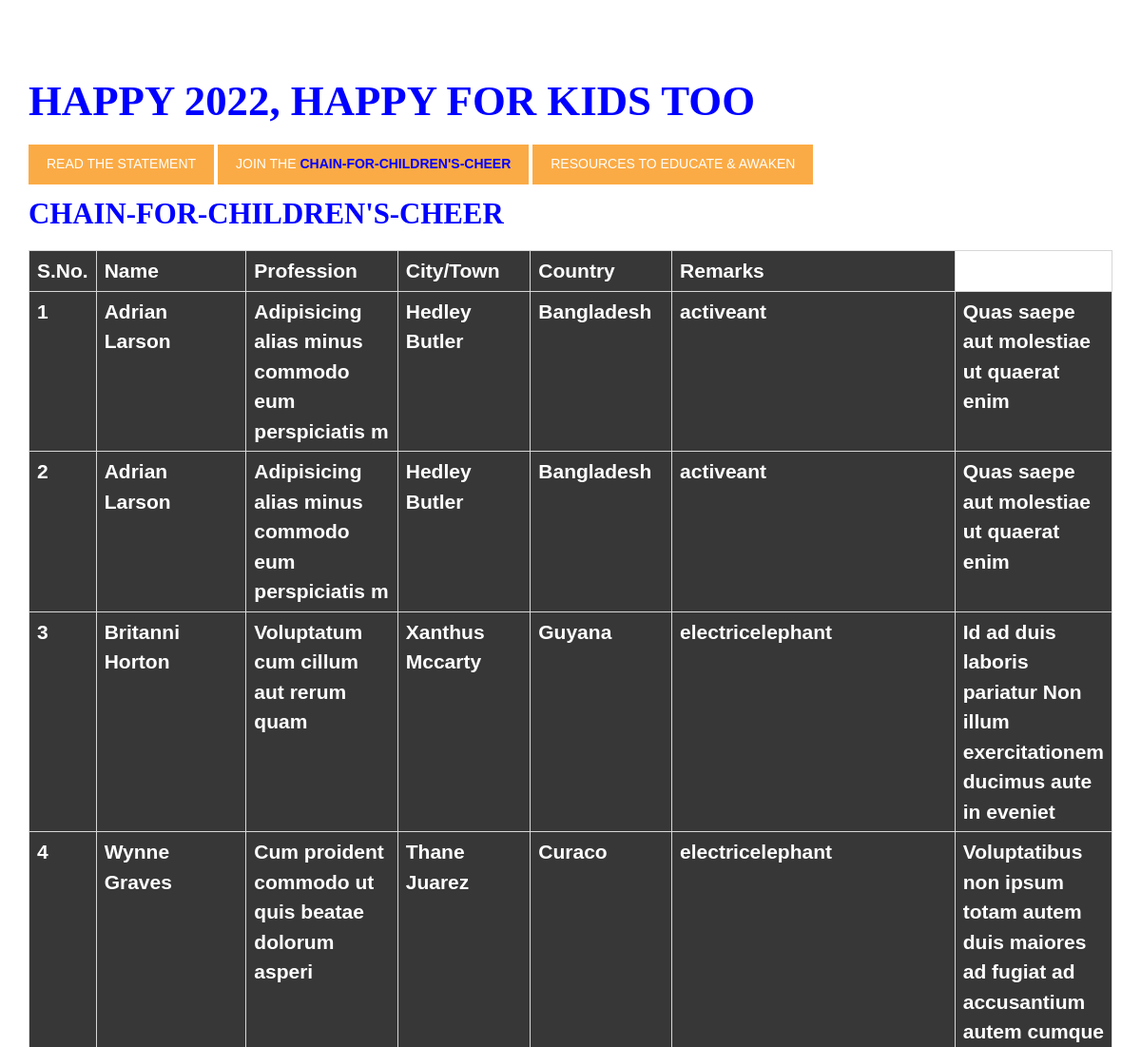
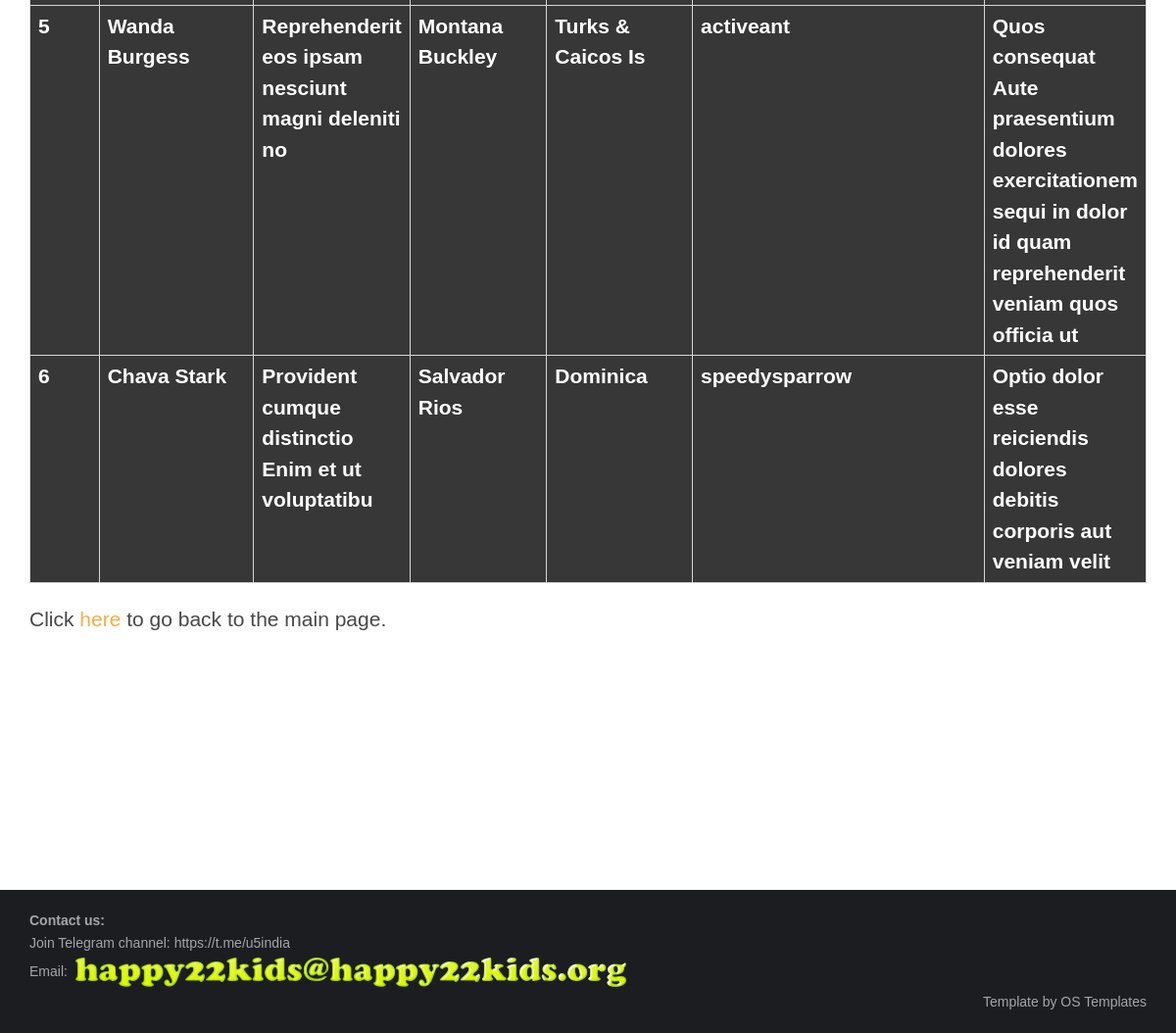
The page /chain4childrenscheer.php on the database its author committed (2 pictures, top to bottom).
### tables this page shows
CREATE TABLE `user_details` (
  `id` int(50) NOT NULL,
  `name` varchar(50) NOT NULL,
  `prof` varchar(50) NOT NULL,
  `city` varchar(50) NOT NULL,
  `country` varchar(50) NOT NULL,
  `contact` varchar(255) NOT NULL,
  `remarks` varchar(255) NOT NULL,
  `volevel` varchar(50) NOT NULL,
  `vol` int(11) NOT NULL
);

### chain4childrenscheer.php (the view, shortened to what this page needs)
<?php
$servername = "localhost";
$username = "root";
$password = "";
$dbname = "happykid_db";
$conn = new mysqli($servername, $username, $password, $dbname);
$sql = "select * from user_details";
$result = mysqli_query($conn, $sql) or die("SQL Query Failed.");
?>
<!DOCTYPE html>
<html lang="">
<head>
  <link href="layout/styles/layout.css" rel="stylesheet" type="text/css" media="all">
</head>
<body id="top">
  <div class="wrapper row3">
    <main class="hoc container clear">
      <div class="content font-big">
        <h2 class="heading font-x3"><b>
            <font color="#0000ff">Happy 2022, Happy for Kids Too</font>
          </b></h2>
      </div>
      <p>
        <a class="btn" href="index.html#stmt">Read the statement</a>
        <a class="btn" href="joinchain.html">Join the <b>
            <font color="#0000ff">Chain-for-Children's-Cheer</font>
          </b></a>
        <a class="btn" href="resources.html">Resources to Educate &amp; Awaken</a>
      </p>
      <div class="content font-big">
        <h2 class="heading font-x2"><b>
            <font color="#0000ff">Chain-for-Children's-Cheer</font>
          </b></h2>
        <div class="scrollable">
          <table>
            <thead>
              <tr>
                <th style="width:5%">S.No.</th>
                <th style="width:18%">Name</th>
                <th style="width:14%">Profession</th>
                <th style="width:14%">City/Town</th>
                <th style="width:14%">Country</th>
                <th style="width:35%">Remarks</th>
              </tr>
            </thead>
          <tbody>
          <?php
                if(mysqli_num_rows($result) > 0){
                  while($row= mysqli_fetch_assoc($result)){
              ?>
            <tr>
              <th><?php  echo $row['id'] ?></th>
              <th><?php  echo $row['name'] ?></th>
              <th><?php  echo $row['prof'] ?></th>
              <th><?php  echo $row['city'] ?></th>
              <th><?php  echo $row['country'] ?></th>
              <th><?php  echo $row['volevel'] ?></th>
              <th><?php  echo $row['remarks'] ?></th>
            </tr>
          <?php }
                }
          ?>
          </tbody>
          </table>
        </div>
        <p>Click <a href="index.html">here</a> to go back to the main page.</p>
      </div>
    </main>
  </div>
  <div class="wrapper row3">
    <main class="hoc container clear">
    </main>
  </div>
  <div class="wrapper row5">
    <div id="copyright" class="hoc clear">
      <p class="fl_left">
      <figure><strong>Contact us:</strong>
      </figure>
      Join <a href="https://telegram.org/">Telegram</a> channel: <a
        href="https://t.me/u5india">https://t.me/u5india</a><br />
      Email: <img src="images/happy22kidsemail.png" style="width:50%">
      </p>
      <p class="fl_right">Template by <a target="_blank" href="https://www.os-templates.com/"
          title="Free Website Templates">OS Templates</a></p>
    </div>
  </div>
</body>
</html>

### layout/styles/layout.css (style rules this page uses)
.container { padding:80px 0; }
#copyright { padding:20px 0; }
#copyright * { margin:0; padding:0; }
*, *::before, *::after { transition:all .3s ease-in-out; }
table, th, td { border:1px solid; border-collapse:collapse; vertical-align:top; }
table, th { table-layout:auto; }
table { width:100%; margin-bottom:15px; }
th, td { padding:5px 8px; }
body { color:#A5A6AA; background-color:#1C1D21; }
a { color:#FBAB45; }
.btn, .btn.inverse:hover { color:#FFFFFF; background-color:#FBAB45; border-color:#FBAB45; }
.row3 { color:#474747; background-color:#FFFFFF; }
.row5, .row5 a { color:#A5A6AA; background-color:#1C1D21; }
table, th, td, #comments .avatar, #comments input, #comments textarea { border-color:#D7D7D7; }
th { color:#FFFFFF; background-color:#373737; }
tr, #comments li, #comments input[type="submit"], #comments input[type="reset"] { color:inherit; background-color:#FBFBFB; }
tr:nth-child(even), #comments li:nth-child(even) { color:inherit; background-color:#F7F7F7; }
@media screen and (min-width:1140px) { .hoc { max-width:1140px; } }

### layout/styles/framework.css (style rules this page uses)
html { overflow-y:scroll; overflow-x:hidden; }
html, body { margin:0; padding:0; font-size:14px; line-height:1.6em; }
*, *::before, *::after { box-sizing:border-box; }
.btn { display:inline-block; padding:8px 18px 10px; text-transform:uppercase; border:1px solid; }
.clear, .group { display:block; }
.clear::before, .clear::after, .group::before, .group::after { display:table; content:""; }
.clear, .clear::after, .group, .group::after { clear:both; }
a { outline:none; text-decoration:none; }
.fl_left, .imgl { float:left; }
.fl_right, .imgr { float:right; }
img { width:auto; max-width:100%; height:auto; margin:0; padding:0; border:none; line-height:normal; vertical-align:middle; }
body, input, textarea, select { font-family:Verdana, Geneva, sans-serif; }
h1, h2, h3, h4, h5, h6, .heading { font-family:Georgia, "Times New Roman", Times, serif; }
::placeholder { opacity:1; }
h1, h2, h3, h4, h5, h6, .heading { margin:0 0 20px 0; font-size:1.4rem; line-height:normal; font-weight:normal; text-transform:uppercase; }
.font-big { font-size:1.5rem;line-height:1.5 }
.font-x2 { font-size:2.2rem; }
.font-x3 { font-size:3.2rem; }
.wrapper { display:block; position:relative; width:100%; margin:0; padding:0; text-align:left; word-wrap:break-word; }
.hoc { display:block; margin:0 auto; }
address, article, aside, figcaption, figure, footer, header, main, nav, section { display:block; margin:0; padding:0; }

### rows shown on the page
user_details: id "1", name "Adrian Larson", prof "Adipisicing alias minus commodo eum perspiciatis m", city "Hedley Butler", country "Bangladesh", volevel "activeant", remarks "Quas saepe aut molestiae ut quaerat enim"
user_details: id "2", name "Adrian Larson", prof "Adipisicing alias minus commodo eum perspiciatis m", city "Hedley Butler", country "Bangladesh", volevel "activeant", remarks "Quas saepe aut molestiae ut quaerat enim"
user_details: id "3", name "Britanni Horton", prof "Voluptatum cum cillum aut rerum quam", city "Xanthus Mccarty", country "Guyana", volevel "electricelephant", remarks "Id ad duis laboris pariatur Non illum exercitationem ducimus aute in eveniet"
user_details: id "4", name "Wynne Graves", prof "Cum proident commodo ut quis beatae dolorum asperi", city "Thane Juarez", country "Curaco", volevel "electricelephant", remarks "Voluptatibus non ipsum totam autem duis maiores ad fugiat ad accusantium autem cumque"
user_details: id "5", name "Wanda Burgess", prof "Reprehenderit eos ipsam nesciunt magni deleniti no", city "Montana Buckley", country "Turks & Caicos Is", volevel "activeant", remarks "Quos consequat Aute praesentium dolores exercitationem sequi in dolor id quam reprehenderit veniam quos officia ut"
user_details: id "6", name "Chava Stark", prof "Provident cumque distinctio Enim et ut voluptatibu", city "Salvador Rios", country "Dominica", volevel "speedysparrow", remarks "Optio dolor esse reiciendis dolores debitis corporis aut veniam velit"
